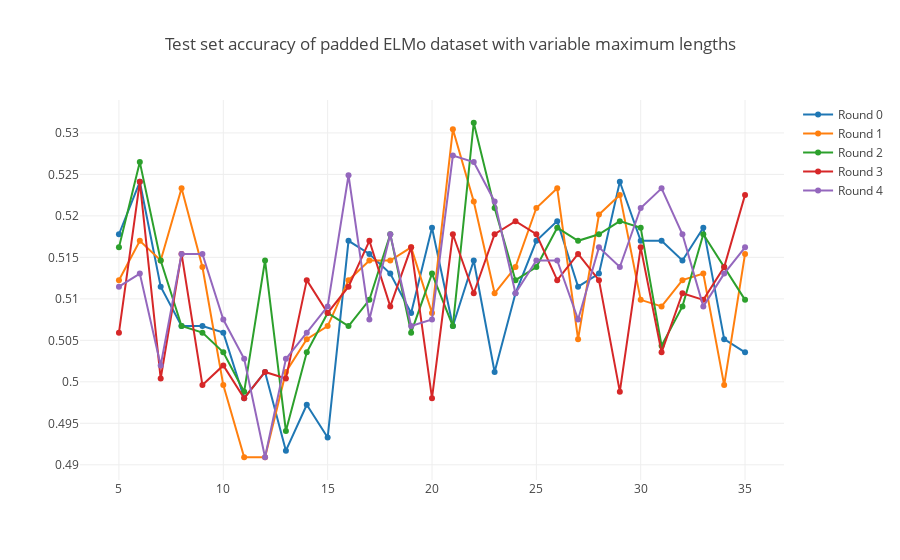

The cell this chart's notebook holds for it:
### Code cell
traces = elmo_rounds

# Create traces
def create_scatter(counter):
    acc_dict = traces[counter]
    
    return go.Scatter(
        x = list(acc_dict.keys()),
        y = list(acc_dict.values()),
        mode = 'lines+markers',
        name = 'Round ' + str(counter)
    )

trace_data = [create_scatter(trace) for trace in range(len(traces))]

layout = go.Layout(
    title = 'Test set accuracy of padded ELMo dataset with variable maximum lengths',
)

fig = go.Figure(data = trace_data, layout = layout)

iplot(fig)
